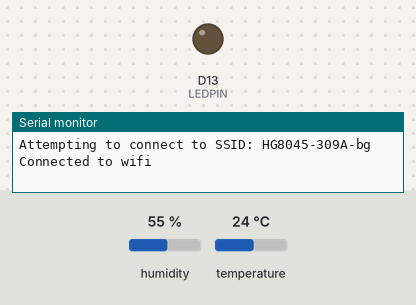
This sketch was run on a simulated Arduino Uno R4 WiFi. Shown: output pins drawn as LEDs (lit = HIGH), the last lines printed to the serial monitor. Inputs (shaded band) come from the test bench; at power-on: temperature 24 °C, humidity 55 %. WiFi joins after 1.5 s; servers stay silent unless stated.

Above: at 12.7 s.
12.8 s: temperature set to 34.3 °C
17.2 s: temperature set to 35.7 °C
At 18.7 s:
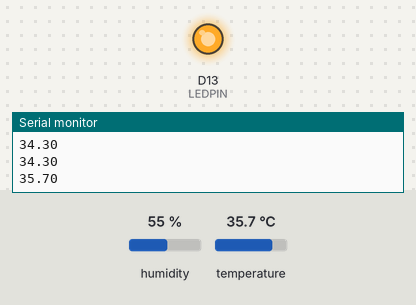
23.6 s: temperature set to 12 °C
At 24.2 s:
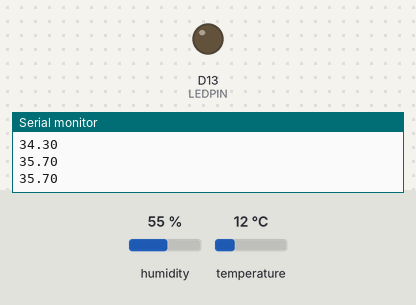
26.8 s: temperature set to 41 °C
At 29.5 s:
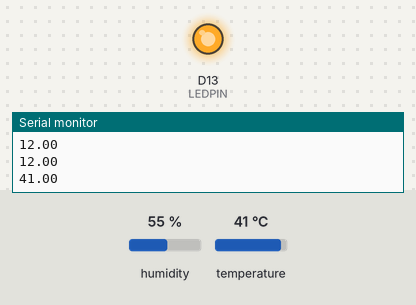
Timing chart, 0 to 34.4 s (numbered marks = the images above; inputs shaded):
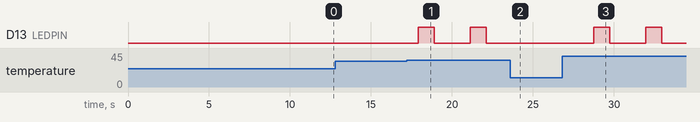

The sketch:

sketch_aug10a.ino
```cpp
#include <DHT.h>
#include "WiFiS3.h"

#define DHTPIN 2
#define DHTTYPE DHT22
#define LEDPIN 13

DHT dht(DHTPIN, DHTTYPE);

char ssid[] = "HG8045-309A-bg";
char pass[] = "8narydcd";
char server[] = "192.168.1.80";
int status = WL_IDLE_STATUS;

WiFiClient client;

void setup() {
  Serial.begin(9600);
  pinMode(LEDPIN, OUTPUT);
  dht.begin();

  while (status != WL_CONNECTED) {
    Serial.print("Attempting to connect to SSID: ");
    Serial.println(ssid);
    status = WiFi.begin(ssid, pass);
    delay(10000);
  }
  Serial.println("Connected to wifi");
}

void loop() {
  delay(2000);

  float humidity = dht.readHumidity();
  float temperature = dht.readTemperature();

  Serial.println(temperature);

  if (isnan(humidity) || isnan(temperature)) {
    Serial.println("Failed to read from DHT sensor!");
    return;
  }


  if (temperature >= 35) {
    digitalWrite(LEDPIN, HIGH);
    delay(1000);
    digitalWrite(LEDPIN, LOW);
  }

  if (client.connect(server, 1000)) {
  // データの作成
  String postData = "temperature=" + String(temperature) + "&humidity=" + String(humidity);
  client.println("POST /temperature HTTP/1.1");
  client.println("Host: 192.168.1.80");
  client.println("Content-Type: application/x-www-form-urlencoded");
  client.print("Content-Length: ");
  client.println(postData.length());
  client.println();
  client.println(postData);
  client.stop();
}
}
```

Measured:
- the behaviour switches between 34.9 and 35 °C on temperature (found by bisection; images 0 and 1)
- after the input at 17.2 s, D13 (LEDPIN): alternates HIGH for 1.0 s and LOW for 2.2 s, starting after 0.72 s
- after the input at 23.6 s, D13 (LEDPIN): stays LOW (without the input it goes to HIGH after 0.73 s)
- after the input at 26.8 s, D13 (LEDPIN): alternates HIGH for 1.0 s and LOW for 2.2 s, starting after 1.9 s
